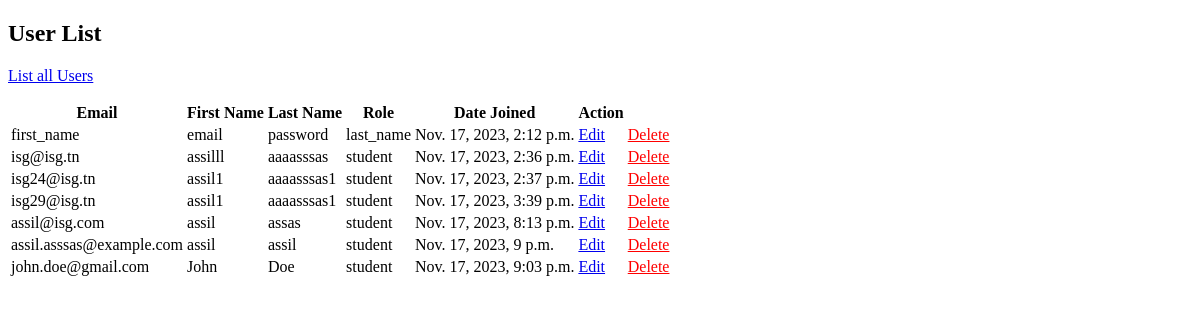
/adminstrator/user-list/, run on an earlier commit of the app's database.
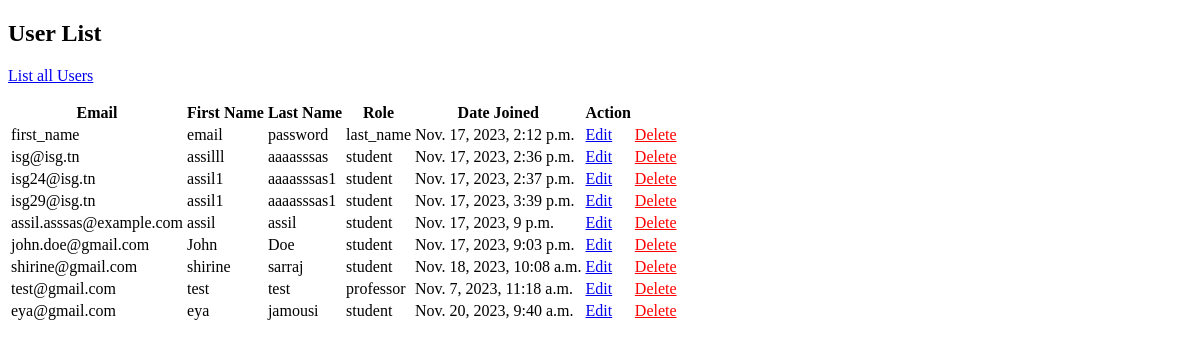
And on a later commit of the database.
### authentification/models.py (models this page shows, shortened)
class CustomUser(AbstractBaseUser, PermissionsMixin):
    email = models.EmailField(unique=True)
    first_name = models.CharField(max_length=30)
    last_name = models.CharField(max_length=30)
    is_active = models.BooleanField(default=True)
    role = models.CharField(max_length=150)
    date_joined = models.DateTimeField(default=timezone.now)
    is_staff = models.BooleanField(default=False)
    objects = AppUserManager()
    USERNAME_FIELD = 'email'
    REQUIRED_FIELDS = ['first_name', 'last_name']

### adminstrator/views.py (the view)
# urls.py: path('user-list/', UserListView.as_view(), name='user_list'),
class UserListView(View):
    template_name = 'user_list.html'
    def get(self, request):
        users = CustomUser.objects.all()
        return render(request, self.template_name, {'users': users})

### adminstrator/templates/user_list.html
{% extends 'base.html' %}
{% block content %}
  <h2>User List</h2>
  <p><a href="{% url 'user_list' %}">List all Users</a></p>
  <table>
    <thead>
      <tr>
        <th>Email</th>
        <th>First Name</th>
        <th>Last Name</th>
        <th>Role</th>
        <th>Date Joined</th>
        <th>Action</th>
      </tr>
    </thead>
    <tbody>
      {% for user in users %}
        <tr>
          <td>{{ user.email }}</td>
          <td>{{ user.first_name }}</td>
          <td>{{ user.last_name }}</td>
          <td>{{ user.role }}</td>
          <td>{{ user.date_joined }}</td>
          <td><a href="{% url 'user_edit' user_id=user.id %}">Edit</a></td>
          <td><a href="{% url 'user_delete' user_id=user.id %}" style="color: red;">Delete</a></td>
        </tr>
      {% endfor %}
    </tbody>
  </table>
{% endblock %}

### adminstrator/templates/base.html (shortened to what this page needs)
<!DOCTYPE html>
<html lang="en">
<head>
</head>
<body>
    <div id="content">
        {% block content %}{% endblock %}
    </div>
</body>
</html>

What changed in the data, as far as the page shows it:
removed CustomUser: email "assil@isg.com", first_name "assil", last_name "assas", role "student", date_joined "Nov. 17, 2023, 8:13 p.m."
added CustomUser: email "shirine@gmail.com", first_name "shirine", last_name "sarraj", role "student", date_joined "Nov. 18, 2023, 10:08 a.m."
added CustomUser: email "test@gmail.com", first_name "test", last_name "test", role "professor", date_joined "Nov. 7, 2023, 11:18 a.m."
added CustomUser: email "eya@gmail.com", first_name "eya", last_name "jamousi", role "student", date_joined "Nov. 20, 2023, 9:40 a.m."
